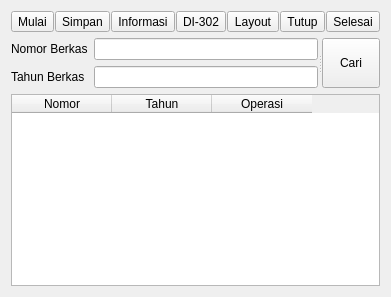
            <widget class="QWidget" name="rutin">
             <attribute name="title">
              <string>Rutin</string>
             </attribute>
             <layout class="QGridLayout" name="gridLayout_2">
              <item row="0" column="0">
               <layout class="QHBoxLayout" name="horizontalLayout_4">
                <property name="spacing">
                 <number>1</number>
                </property>
                <item>
                 <widget class="QToolButton" name="btn_rutin_mulai">
                  <property name="sizePolicy">
                   <sizepolicy hsizetype="Minimum" vsizetype="Preferred">
                    <horstretch>0</horstretch>
                    <verstretch>0</verstretch>
                   </sizepolicy>
                  </property>
                  <property name="text">
                   <string>Mulai</string>
                  </property>
                  <property name="icon">
                   <iconset>
                    <normaloff>../images/panel_icons/start.png</normaloff>../images/panel_icons/start.png</iconset>
                  </property>
                  <property name="iconSize">
                   <size>
                    <width>35</width>
                    <height>35</height>
                   </size>
                  </property>
                  <property name="toolButtonStyle">
                   <enum>Qt::ToolButtonTextUnderIcon</enum>
                  </property>
                  <property name="autoRaise">
                   <bool>false</bool>
                  </property>
                  <property name="arrowType">
                   <enum>Qt::NoArrow</enum>
                  </property>
                 </widget>
                </item>
                <item>
                 <widget class="QToolButton" name="btn_rutin_simpan">
                  <property name="sizePolicy">
                   <sizepolicy hsizetype="Preferred" vsizetype="Preferred">
                    <horstretch>0</horstretch>
                    <verstretch>0</verstretch>
                   </sizepolicy>
                  </property>
                  <property name="text">
                   <string>Simpan</string>
                  </property>
                  <property name="icon">
                   <iconset>
                    <normaloff>../images/panel_icons/save.png</normaloff>../images/panel_icons/save.png</iconset>
                  </property>
                  <property name="iconSize">
                   <size>
                    <width>35</width>
                    <height>35</height>
                   </size>
                  </property>
                  <property name="toolButtonStyle">
                   <enum>Qt::ToolButtonTextUnderIcon</enum>
                  </property>
                 </widget>
                </item>
                <item>
                 <widget class="QToolButton" name="btn_rutin_informasi">
                  <property name="sizePolicy">
                   <sizepolicy hsizetype="Preferred" vsizetype="Preferred">
                    <horstretch>0</horstretch>
                    <verstretch>0</verstretch>
                   </sizepolicy>
                  </property>
                  <property name="text">
                   <string>Informasi</string>
                  </property>
                  <property name="icon">
                   <iconset>
                    <normaloff>../images/panel_icons/info.png</normaloff>../images/panel_icons/info.png</iconset>
                  </property>
                  <property name="iconSize">
                   <size>
                    <width>35</width>
                    <height>35</height>
                   </size>
                  </property>
                  <property name="toolButtonStyle">
                   <enum>Qt::ToolButtonTextUnderIcon</enum>
                  </property>
                 </widget>
                </item>
                <item>
                 <widget class="QToolButton" name="btn_rutin_di301">
                  <property name="sizePolicy">
                   <sizepolicy hsizetype="Preferred" vsizetype="Preferred">
                    <horstretch>0</horstretch>
                    <verstretch>0</verstretch>
                   </sizepolicy>
                  </property>
                  <property name="text">
                   <string>DI-302</string>
                  </property>
                  <property name="icon">
                   <iconset>
                    <normaloff>../images/panel_icons/form.png</normaloff>../images/panel_icons/form.png</iconset>
                  </property>
                  <property name="iconSize">
                   <size>
                    <width>35</width>
                    <height>35</height>
                   </size>
                  </property>
                  <property name="toolButtonStyle">
                   <enum>Qt::ToolButtonTextUnderIcon</enum>
                  </property>
                 </widget>
                </item>
                <item>
                 <widget class="QToolButton" name="btn_rutin_layout">
                  <property name="sizePolicy">
                   <sizepolicy hsizetype="Preferred" vsizetype="Preferred">
                    <horstretch>0</horstretch>
                    <verstretch>0</verstretch>
                   </sizepolicy>
                  </property>
                  <property name="text">
                   <string>Layout</string>
                  </property>
                  <property name="icon">
                   <iconset>
                    <normaloff>../images/panel_icons/print.png</normaloff>../images/panel_icons/print.png</iconset>
                  </property>
                  <property name="iconSize">
                   <size>
                    <width>35</width>
                    <height>35</height>
                   </size>
                  </property>
                  <property name="toolButtonStyle">
                   <enum>Qt::ToolButtonTextUnderIcon</enum>
                  </property>
                 </widget>
                </item>
                <item>
                 <widget class="QToolButton" name="btn_rutin_tutup">
                  <property name="sizePolicy">
                   <sizepolicy hsizetype="Preferred" vsizetype="Preferred">
                    <horstretch>0</horstretch>
                    <verstretch>0</verstretch>
                   </sizepolicy>
                  </property>
                  <property name="text">
                   <string>Tutup</string>
                  </property>
                  <property name="icon">
                   <iconset>
                    <normaloff>../images/panel_icons/close.png</normaloff>../images/panel_icons/close.png</iconset>
                  </property>
                  <property name="iconSize">
                   <size>
                    <width>35</width>
                    <height>35</height>
                   </size>
                  </property>
                  <property name="toolButtonStyle">
                   <enum>Qt::ToolButtonTextUnderIcon</enum>
                  </property>
                 </widget>
                </item>
                <item>
                 <widget class="QToolButton" name="btn_rutin_selesai">
                  <property name="sizePolicy">
                   <sizepolicy hsizetype="Preferred" vsizetype="Preferred">
                    <horstretch>0</horstretch>
                    <verstretch>0</verstretch>
                   </sizepolicy>
                  </property>
                  <property name="text">
                   <string>Selesai</string>
                  </property>
                  <property name="icon">
                   <iconset>
                    <normaloff>../images/panel_icons/finish.png</normaloff>../images/panel_icons/finish.png</iconset>
                  </property>
                  <property name="iconSize">
                   <size>
                    <width>35</width>
                    <height>35</height>
                   </size>
                  </property>
                  <property name="toolButtonStyle">
                   <enum>Qt::ToolButtonTextUnderIcon</enum>
                  </property>
                 </widget>
                </item>
               </layout>
              </item>
              <item row="1" column="0">
               <widget class="QSplitter" name="splitter">
                <property name="orientation">
                 <enum>Qt::Horizontal</enum>
                </property>
                <widget class="QWidget" name="layoutWidget">
                 <layout class="QFormLayout" name="formLayout_3">
                  <item row="0" column="0">
                   <widget class="QLabel" name="label_4">
                    <property name="text">
                     <string>Nomor Berkas</string>
                    </property>
                   </widget>
                  </item>
                  <item row="0" column="1">
                   <widget class="QgsFilterLineEdit" name="input_rutin_no_berkas">
                    <property name="showSearchIcon">
                     <bool>true</bool>
                    </property>
                    <property name="qgisRelation" stdset="0">
                     <string notr="true"/>
                    </property>
                   </widget>
                  </item>
                  <item row="1" column="0">
                   <widget class="QLabel" name="label_5">
                    <property name="text">
                     <string>Tahun Berkas</string>
                    </property>
                   </widget>
                  </item>
                  <item row="1" column="1">
                   <widget class="QgsFilterLineEdit" name="input_rutin_th_berkas">
                    <property name="showSearchIcon">
                     <bool>true</bool>
                    </property>
                    <property name="qgisRelation" stdset="0">
                     <string notr="true"/>
                    </property>
                   </widget>
                  </item>
                 </layout>
                </widget>
                <widget class="QToolButton" name="btn_rutin_cari">
                 <property name="sizePolicy">
                  <sizepolicy hsizetype="MinimumExpanding" vsizetype="MinimumExpanding">
                   <horstretch>0</horstretch>
                   <verstretch>0</verstretch>
                  </sizepolicy>
                 </property>
                 <property name="text">
                  <string>Cari</string>
                 </property>
                 <property name="icon">
                  <iconset>
                   <normaloff>../images/panel_icons/search.png</normaloff>../images/panel_icons/search.png</iconset>
                 </property>
                 <property name="iconSize">
                  <size>
                   <width>40</width>
                   <height>40</height>
                  </size>
                 </property>
                 <property name="toolButtonStyle">
                  <enum>Qt::ToolButtonTextUnderIcon</enum>
                 </property>
                </widget>
               </widget>
              </item>
              <item row="2" column="0">
               <widget class="QTableWidget" name="table_rutin">
                <property name="horizontalScrollBarPolicy">
                 <enum>Qt::ScrollBarAlwaysOff</enum>
                </property>
                <property name="selectionMode">
                 <enum>QAbstractItemView::SingleSelection</enum>
                </property>
                <property name="selectionBehavior">
                 <enum>QAbstractItemView::SelectRows</enum>
                </property>
                <property name="sortingEnabled">
                 <bool>false</bool>
                </property>
                <property name="columnCount">
                 <number>3</number>
                </property>
                <attribute name="horizontalHeaderCascadingSectionResizes">
                 <bool>false</bool>
                </attribute>
                <attribute name="horizontalHeaderMinimumSectionSize">
                 <number>39</number>
                </attribute>
                <attribute name="horizontalHeaderShowSortIndicator" stdset="0">
                 <bool>true</bool>
                </attribute>
                <column>
                 <property name="text">
                  <string>Nomor</string>
                 </property>
                </column>
                <column>
                 <property name="text">
                  <string>Tahun</string>
                 </property>
                </column>
                <column>
                 <property name="text">
                  <string>Operasi</string>
                 </property>
                </column>
               </widget>
              </item>
             </layout>
            </widget>
